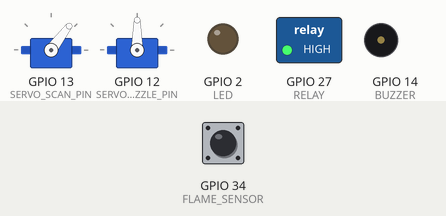
Bench run of a sketch on a simulated ESP32. Shown: 2 × servo, switched loads named in the sketch (green lamp = pin HIGH), output pins drawn as LEDs (lit = HIGH), buzzer (waves = sounding, pin HIGH). The inputs (shaded band) are chosen by the test bench; at power-on: GPIO 34 (FLAME_SENSOR) HIGH. WiFi joins after 1.5 s; servers stay silent unless stated; uploads are accepted with an empty reply; what the sketch prints to the serial monitor is not drawn.

Above: at 2.95 s.
3.0 s: GPIO 34 (FLAME_SENSOR) driven LOW
At 3.2 s:
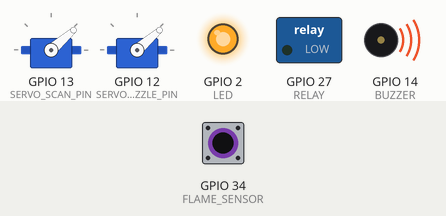
6.0 s: GPIO 34 (FLAME_SENSOR) driven HIGH
At 6.35 s:
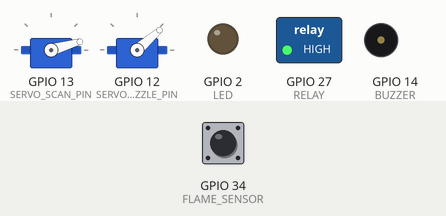
9.0 s: GPIO 34 (FLAME_SENSOR) driven LOW
At 9.95 s:
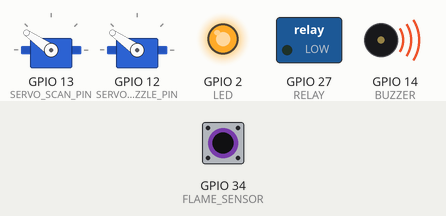
12.0 s: GPIO 34 (FLAME_SENSOR) driven HIGH
At 12.35 s:
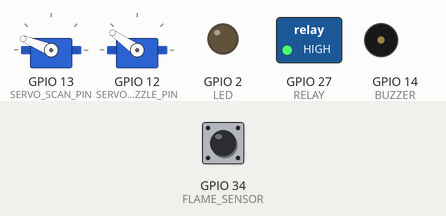
15.0 s: GPIO 34 (FLAME_SENSOR) driven LOW
At 16.66 s:
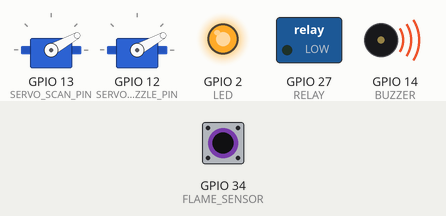
18.0 s: GPIO 34 (FLAME_SENSOR) pulsed HIGH 2 times (0.12 s each, 0.3 s apart)
At 18.29 s:
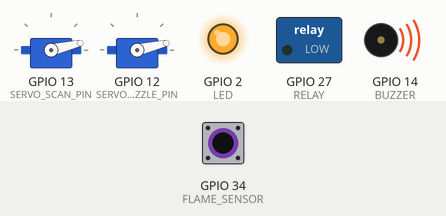
Timing chart, 0 to 22.0 s (numbered marks = the images above; inputs shaded):
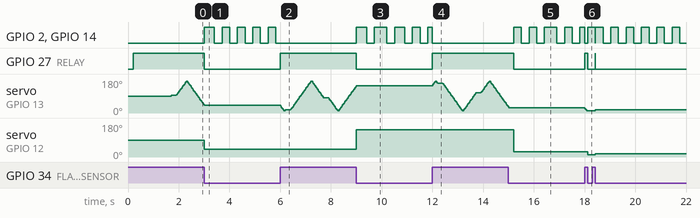

The sketch:

esp32_fire_system.ino
```cpp
#include <WiFi.h>
#include <WiFiManager.h>
#include <HTTPClient.h>
#include <ESP32Servo.h>
#include <math.h>

// ===== SUPABASE (samakan dengan project di dashboard) =====
const char* SUPABASE_URL = "https://lvgnrhyowjsofgkukvbk.supabase.co";
const char* SUPABASE_KEY = "eyJhbGciOiJIUzI1NiIsInR5cCI6IkpXVCJ9.eyJpc3MiOiJzdXBhYmFzZSIsInJlZiI6Imx2Z25yaHlvd2pzb2Zna3VrdmJrIiwicm9sZSI6ImFub24iLCJpYXQiOjE3Nzc5MDAwMTAsImV4cCI6MjA5MzQ3NjAxMH0.jMiNs9KBsRIPYja0CCl5reLNcsNaRUrkafIMN7wJPis";

// ===== WIFI MANAGER AP =====
const char* WIFI_AP_NAME = "FIRE_SYSTEM_FIKRI";
const char* WIFI_AP_PASS = "12345678";

// ================= PIN =================
#define FLAME_SENSOR 34
#define RELAY 27
#define LED 2
#define BUZZER 14

#define SERVO_SCAN_PIN 13
#define SERVO_NOZZLE_PIN 12

#define RELAY_ON LOW
#define RELAY_OFF HIGH

// Pulsa servo (µs) — sesuaikan jika servo Anda tidak full 0–180
#define SERVO_MIN_US 500
#define SERVO_MAX_US 2400

// Interval tulis servo (~50 Hz max; 15–20 ms lebih halus untuk SG90/MG90S)
const unsigned long SERVO_FRAME_MS = 16;

// ================= SERVO =================
Servo servoScan;
Servo servoNozzle;

// ===== RADAR (SIMETRIS) =====
float angle = 90.0f;
const float speed = 3.0f;
bool direction = true;

const int center = 90;
const int range = 80;

int lastScanWritten = -1;
int lastNozzleWritten = -1;

// ================= STATE =================
bool flameDetected = false;
bool relayState = false;

// ================= FILTER SENSOR =================
int detectCount = 0;
const int threshold = 3;

// ================= TIMER =================
unsigned long lastSend = 0;
unsigned long lastScanTick = 0;
unsigned long lastNozzleTick = 0;
unsigned long lastAlarm = 0;

unsigned long lastWifiResetPoll = 0;
unsigned long lastWifiReconnectTry = 0;

const unsigned long SUPABASE_SEND_MS = 1500;
const unsigned long WIFI_RESET_POLL_MS = 5000;
const unsigned long WIFI_RECONNECT_MS = 20000;
const unsigned long HTTP_TIMEOUT_MS = 10000;

static inline int clampDeg(int a) {
  if (a < 0) return 0;
  if (a > 180) return 180;
  return a;
}

static void writeScanIfChanged(int deg) {
  deg = clampDeg(deg);
  if (deg != lastScanWritten) {
    lastScanWritten = deg;
    servoScan.write(deg);
  }
}

static void writeNozzleIfChanged(int deg) {
  deg = clampDeg(deg);
  if (deg != lastNozzleWritten) {
    lastNozzleWritten = deg;
    servoNozzle.write(deg);
  }
}

static void attachServoCalibrated(Servo& s, int pin) {
  s.setPeriodHertz(50);
  s.attach(pin, SERVO_MIN_US, SERVO_MAX_US);
}

// ================= SERVO SCAN =================
void updateServoScan() {
  if (millis() - lastScanTick < SERVO_FRAME_MS) return;
  lastScanTick = millis();

  const float leftLimit = (float)(center - range);
  const float rightLimit = (float)(center + range);

  if (direction) {
    angle += speed;
    if (angle >= rightLimit) {
      angle = rightLimit;
      direction = false;
    }
  } else {
    angle -= speed;
    if (angle <= leftLimit) {
      angle = leftLimit;
      direction = true;
    }
  }

  writeScanIfChanged((int)lroundf(angle));
}

// ================= SUPABASE =================
void sendToSupabase(bool flame, bool relay, int angleDeg) {
  if (WiFi.status() != WL_CONNECTED) return;

  HTTPClient http;
  http.setTimeout((int)HTTP_TIMEOUT_MS);

  String url = String(SUPABASE_URL) + "/rest/v1/fire_logs";
  http.begin(url);

  http.addHeader("Content-Type", "application/json");
  http.addHeader("apikey", SUPABASE_KEY);
  http.addHeader("Authorization", String("Bearer ") + SUPABASE_KEY);
  http.addHeader("Prefer", "return=minimal");

  String body = "{";
  body += "\"flame\":" + String(flame ? "true" : "false") + ",";
  body += "\"relay\":" + String(relay ? "true" : "false") + ",";
  body += "\"angle\":" + String(angleDeg) + ",";
  body += "\"locked\":false";
  body += "}";

  int code = http.POST(body);

  if (code < 0) {
    Serial.printf("fire_logs POST gagal: %s\n", http.errorToString(code).c_str());
  } else if (code != 201 && code != 200) {
    Serial.printf("fire_logs RESP: %d body: %s\n", code, http.getString().c_str());
  }

  http.end();
}

// ===== RESET WIFI (dashboard: control.wifi_reset = true) =====
void clearWifiResetFlag() {
  if (WiFi.status() != WL_CONNECTED) return;

  HTTPClient http;
  http.setTimeout(8000);
  String url = String(SUPABASE_URL) + "/rest/v1/control?id=eq.1";
  http.begin(url);

  http.addHeader("Content-Type", "application/json");
  http.addHeader("apikey", SUPABASE_KEY);
  http.addHeader("Authorization", String("Bearer ") + SUPABASE_KEY);

  int c = http.PATCH("{\"wifi_reset\":false}");
  Serial.printf("clear wifi_reset RESP: %d\n", c);
  http.end();
}

void pollWifiResetFromDashboard() {
  if (WiFi.status() != WL_CONNECTED) return;
  if (millis() - lastWifiResetPoll < WIFI_RESET_POLL_MS) return;
  lastWifiResetPoll = millis();

  HTTPClient http;
  http.setTimeout(8000);
  String url = String(SUPABASE_URL) + "/rest/v1/control?select=wifi_reset&id=eq.1";
  http.begin(url);

  http.addHeader("apikey", SUPABASE_KEY);
  http.addHeader("Authorization", String("Bearer ") + SUPABASE_KEY);

  int code = http.GET();
  if (code == 200) {
    String resp = http.getString();
    if (resp.indexOf("\"wifi_reset\":true") >= 0 || resp.indexOf("\"wifi_reset\": true") >= 0) {
      Serial.println("WiFi reset dari web — hapus credential & restart");
      http.end();
      clearWifiResetFlag();
      delay(400);
      WiFiManager wm;
      wm.resetSettings();
      ESP.restart();
      return;
    }
  } else if (code < 0) {
    Serial.printf("wifi_reset poll error: %s\n", http.errorToString(code).c_str());
  }

  http.end();
}

void tryWifiReconnect() {
  if (WiFi.status() == WL_CONNECTED) return;
  if (millis() - lastWifiReconnectTry < WIFI_RECONNECT_MS) return;
  lastWifiReconnectTry = millis();
  Serial.println("WiFi putus — coba reconnect");
  WiFi.reconnect();
}

// ================= SETUP =================
void setup() {
  Serial.begin(115200);
  delay(200);

  pinMode(FLAME_SENSOR, INPUT);
  pinMode(RELAY, OUTPUT);
  pinMode(LED, OUTPUT);
  pinMode(BUZZER, OUTPUT);

  digitalWrite(RELAY, RELAY_OFF);
  digitalWrite(LED, LOW);
  digitalWrite(BUZZER, LOW);

  attachServoCalibrated(servoScan, SERVO_SCAN_PIN);
  attachServoCalibrated(servoNozzle, SERVO_NOZZLE_PIN);

  angle = (float)center;
  lastScanWritten = lastNozzleWritten = -1;
  writeScanIfChanged(center);
  writeNozzleIfChanged(center);

  WiFi.mode(WIFI_STA);
  WiFi.setAutoReconnect(true);

  WiFiManager wm;
  wm.setConnectTimeout(30);
  if (!wm.autoConnect(WIFI_AP_NAME, WIFI_AP_PASS)) {
    Serial.println("WiFiManager gagal — restart");
    delay(2000);
    ESP.restart();
  }

  Serial.println("WiFi OK");
  Serial.println(WiFi.localIP());
  Serial.println("FIRE SYSTEM READY");
}

// ================= LOOP =================
void loop() {
  tryWifiReconnect();

  int flameRaw = digitalRead(FLAME_SENSOR);

  if (flameRaw == LOW) {
    detectCount++;
  } else {
    detectCount = 0;
  }

  flameDetected = (detectCount >= threshold);

  if (flameDetected) {

    relayState = true;
    digitalWrite(RELAY, RELAY_ON);

    if (millis() - lastAlarm > 300) {
      lastAlarm = millis();
      digitalWrite(LED, !digitalRead(LED));
      digitalWrite(BUZZER, !digitalRead(BUZZER));
    }

    if (millis() - lastNozzleTick >= SERVO_FRAME_MS) {
      lastNozzleTick = millis();
      writeNozzleIfChanged((int)lroundf(angle));
    }

  } else {

    relayState = false;
    digitalWrite(RELAY, RELAY_OFF);
    digitalWrite(LED, LOW);
    digitalWrite(BUZZER, LOW);

    updateServoScan();
  }

  if (WiFi.status() == WL_CONNECTED && millis() - lastSend >= SUPABASE_SEND_MS) {
    lastSend = millis();
    sendToSupabase(flameDetected, relayState, clampDeg((int)lroundf(angle)));
  }

  if (WiFi.status() == WL_CONNECTED) {
    pollWifiResetFromDashboard();
  }

  yield();
  delay(2);
}
```

Measured:
- after the input at 3.0 s, GPIO 2 (LED), GPIO 14 (BUZZER): LOW → HIGH at once, then repeats every 0.60 s: LOW 0.30 s, HIGH 0.30 s; GPIO 27 (RELAY): HIGH → LOW at once; servo on GPIO 13 (SERVO_SCAN_PIN): stops changing and stays 41°; servo on GPIO 12 (SERVO_NOZZLE_PIN): 90° → 41° at once
- after the input at 6.0 s, GPIO 2 (LED), GPIO 14 (BUZZER): stops changing and stays LOW; GPIO 27 (RELAY): LOW → HIGH at once
- after the input at 9.0 s, GPIO 2 (LED), GPIO 14 (BUZZER): LOW → HIGH at once, → LOW 0.40 s later, → HIGH 0.30 s later, → LOW 0.49 s later, … (9 changes in this stretch); GPIO 27 (RELAY): HIGH → LOW at once; servo on GPIO 13 (SERVO_SCAN_PIN): goes on until 9.0 s, then stays 145°; servo on GPIO 12 (SERVO_NOZZLE_PIN): 41° → 145° at once
- after the input at 15.0 s, GPIO 2 (LED), GPIO 14 (BUZZER): LOW → HIGH after 0.21 s, → LOW 0.30 s later, → HIGH 0.30 s later, → LOW 0.30 s later, … (9 changes in this stretch); GPIO 27 (RELAY): HIGH → LOW after 0.21 s; servo on GPIO 13 (SERVO_SCAN_PIN): goes on until 15.0 s, then stays 29°; servo on GPIO 12 (SERVO_NOZZLE_PIN): 145° → 29° after 0.21 s
- after the input at 18.0 s, GPIO 27 (RELAY): LOW → HIGH at once, → LOW 0.13 s later, → HIGH 0.29 s later, → LOW 0.01 s later; servo on GPIO 13 (SERVO_SCAN_PIN): 29° → 13° at once, → 16° 0.41 s later; servo on GPIO 12 (SERVO_NOZZLE_PIN): 29° → 13° after 0.13 s, → 16° 0.30 s later
- by itself, servo on GPIO 13 (SERVO_SCAN_PIN): rises from 90° to 168° in 0.59 s, then falls to 41° in 0.71 s
